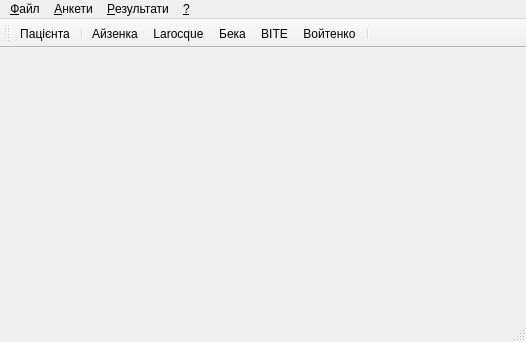
<?xml version="1.0" encoding="UTF-8"?>
<ui version="4.0">
 <class>MainWindow</class>
 <widget class="QMainWindow" name="MainWindow">
  <property name="geometry">
   <rect>
    <x>0</x>
    <y>0</y>
    <width>526</width>
    <height>342</height>
   </rect>
  </property>
  <property name="windowTitle">
   <string>Оцінка рівня здоров'я людини</string>
  </property>
  <property name="windowIcon">
   <iconset resource="DTest.qrc">
    <normaloff>:/images/app.ico</normaloff>:/images/app.ico</iconset>
  </property>
  <widget class="QWidget" name="centralWidget"/>
  <widget class="QMenuBar" name="menuBar">
   <property name="geometry">
    <rect>
     <x>0</x>
     <y>0</y>
     <width>526</width>
     <height>21</height>
    </rect>
   </property>
   <property name="nativeMenuBar">
    <bool>false</bool>
   </property>
   <widget class="QMenu" name="menu">
    <property name="title">
     <string>&amp;Анкети</string>
    </property>
    <addaction name="actionTest0"/>
    <addaction name="separator"/>
    <addaction name="actionTest1"/>
    <addaction name="actionTest2"/>
    <addaction name="actionTest3"/>
    <addaction name="actionTest4"/>
    <addaction name="actionTest5"/>
   </widget>
   <widget class="QMenu" name="menu_2">
    <property name="title">
     <string>&amp;Файл</string>
    </property>
    <addaction name="actionExit"/>
   </widget>
   <widget class="QMenu" name="menu_3">
    <property name="title">
     <string>&amp;Результати</string>
    </property>
    <addaction name="actionStudent"/>
    <addaction name="actionMediane"/>
    <addaction name="separator"/>
    <addaction name="actionTable"/>
    <addaction name="separator"/>
    <addaction name="actionXMLExport"/>
   </widget>
   <widget class="QMenu" name="menu_4">
    <property name="title">
     <string>&amp;?</string>
    </property>
    <addaction name="actionAbout"/>
   </widget>
   <addaction name="menu_2"/>
   <addaction name="menu"/>
   <addaction name="menu_3"/>
   <addaction name="menu_4"/>
  </widget>
  <widget class="QStatusBar" name="statusBar"/>
  <widget class="QToolBar" name="toolBar">
   <property name="windowTitle">
    <string>toolBar</string>
   </property>
   <attribute name="toolBarArea">
    <enum>TopToolBarArea</enum>
   </attribute>
   <attribute name="toolBarBreak">
    <bool>false</bool>
   </attribute>
   <addaction name="actionTest0"/>
   <addaction name="separator"/>
   <addaction name="actionTest1"/>
   <addaction name="actionTest2"/>
   <addaction name="actionTest3"/>
   <addaction name="actionTest4"/>
   <addaction name="actionTest5"/>
   <addaction name="separator"/>
  </widget>
  <action name="actionTest1">
   <property name="icon">
    <iconset resource="DTest.qrc">
     <normaloff>:/images/d2.png</normaloff>:/images/d2.png</iconset>
   </property>
   <property name="text">
    <string>&amp;Айзенка...</string>
   </property>
   <property name="toolTip">
    <string>Особистісний опитувальник Айзенка</string>
   </property>
   <property name="statusTip">
    <string>Особистісний опитувальник Айзенка</string>
   </property>
  </action>
  <action name="actionTest2">
   <property name="icon">
    <iconset resource="DTest.qrc">
     <normaloff>:/images/d3.png</normaloff>:/images/d3.png</iconset>
   </property>
   <property name="text">
    <string>&amp;Larocque...</string>
   </property>
   <property name="toolTip">
    <string>Опитувальник версії Larocque</string>
   </property>
   <property name="statusTip">
    <string>Опитувальник версії Larocque</string>
   </property>
  </action>
  <action name="actionTest3">
   <property name="icon">
    <iconset resource="DTest.qrc">
     <normaloff>:/images/d4.png</normaloff>:/images/d4.png</iconset>
   </property>
   <property name="text">
    <string>&amp;Бека...</string>
   </property>
   <property name="toolTip">
    <string>Шкала депрессии Бека</string>
   </property>
   <property name="statusTip">
    <string>Шкала депрессии Бека </string>
   </property>
  </action>
  <action name="actionExit">
   <property name="text">
    <string>В&amp;ихід</string>
   </property>
   <property name="toolTip">
    <string>Завершення роботи програми</string>
   </property>
   <property name="statusTip">
    <string>Завершення роботи програми</string>
   </property>
  </action>
  <action name="actionTest4">
   <property name="icon">
    <iconset resource="DTest.qrc">
     <normaloff>:/images/d5.png</normaloff>:/images/d5.png</iconset>
   </property>
   <property name="text">
    <string>&amp;ВІТЕ...</string>
   </property>
   <property name="toolTip">
    <string>Тест для выявления булимии</string>
   </property>
   <property name="statusTip">
    <string>Тест для выявления булимии</string>
   </property>
  </action>
  <action name="actionTest5">
   <property name="icon">
    <iconset resource="DTest.qrc">
     <normaloff>:/images/d7.png</normaloff>:/images/d7.png</iconset>
   </property>
   <property name="text">
    <string>В&amp;ойтенко...</string>
   </property>
   <property name="toolTip">
    <string>Методика оценки биологического возраста В.П. Войтенко</string>
   </property>
   <property name="statusTip">
    <string>Методика оценки биологического возраста В.П. Войтенко</string>
   </property>
  </action>
  <action name="actionGroup">
   <property name="text">
    <string>&amp;Таблиця...</string>
   </property>
   <property name="toolTip">
    <string>Список академічних груп, що беруть участь у тестуванні</string>
   </property>
   <property name="statusTip">
    <string>Список академічних груп, що беруть участь у тестуванні</string>
   </property>
  </action>
  <action name="actionAbout">
   <property name="text">
    <string>&amp;Про програму...</string>
   </property>
   <property name="toolTip">
    <string>Відомості про програму та її розробників</string>
   </property>
   <property name="statusTip">
    <string>Відомості про програму та її розробників</string>
   </property>
  </action>
  <action name="actionStudent">
   <property name="text">
    <string>Критерій &amp;Ст'юдента...</string>
   </property>
   <property name="toolTip">
    <string>Статистична обробка результатів із застосуванням критерія Ст'юдента</string>
   </property>
  </action>
  <action name="actionMediane">
   <property name="text">
    <string>Метод середніх &amp;величин...</string>
   </property>
   <property name="toolTip">
    <string>Статистична обробка результатів методом середніх величин</string>
   </property>
  </action>
  <action name="actionTable">
   <property name="text">
    <string>&amp;Таблиця</string>
   </property>
   <property name="toolTip">
    <string>Вивести результати тестування у вигляді таблиці</string>
   </property>
   <property name="statusTip">
    <string>Вивести результати тестування у вигляді таблиці</string>
   </property>
  </action>
  <action name="actionXMLExport">
   <property name="text">
    <string>&amp;Експорт...</string>
   </property>
   <property name="toolTip">
    <string>Експорт результатів в у формат XML</string>
   </property>
   <property name="statusTip">
    <string>Експорт результатів в у формат XML</string>
   </property>
  </action>
  <action name="actionTest0">
   <property name="icon">
    <iconset resource="DTest.qrc">
     <normaloff>:/images/d1.png</normaloff>:/images/d1.png</iconset>
   </property>
   <property name="text">
    <string>&amp;Пацієнта...</string>
   </property>
   <property name="toolTip">
    <string>Анкета пацієнта</string>
   </property>
   <property name="statusTip">
    <string>Анкета пацієнта</string>
   </property>
  </action>
 </widget>
 <layoutdefault spacing="6" margin="11"/>
 <resources>
  <include location="DTest.qrc"/>
 </resources>
 <connections>
  <connection>
   <sender>actionExit</sender>
   <signal>triggered()</signal>
   <receiver>MainWindow</receiver>
   <slot>close()</slot>
   <hints>
    <hint type="sourcelabel">
     <x>-1</x>
     <y>-1</y>
    </hint>
    <hint type="destinationlabel">
     <x>262</x>
     <y>170</y>
    </hint>
   </hints>
  </connection>
  <connection>
   <sender>actionTest1</sender>
   <signal>triggered()</signal>
   <receiver>MainWindow</receiver>
   <slot>slotTest1()</slot>
   <hints>
    <hint type="sourcelabel">
     <x>-1</x>
     <y>-1</y>
    </hint>
    <hint type="destinationlabel">
     <x>262</x>
     <y>170</y>
    </hint>
   </hints>
  </connection>
  <connection>
   <sender>actionTest2</sender>
   <signal>triggered()</signal>
   <receiver>MainWindow</receiver>
   <slot>slotTest2()</slot>
   <hints>
    <hint type="sourcelabel">
     <x>-1</x>
     <y>-1</y>
    </hint>
    <hint type="destinationlabel">
     <x>262</x>
     <y>170</y>
    </hint>
   </hints>
  </connection>
  <connection>
   <sender>actionTest3</sender>
   <signal>triggered()</signal>
   <receiver>MainWindow</receiver>
   <slot>slotTest3()</slot>
   <hints>
    <hint type="sourcelabel">
     <x>-1</x>
     <y>-1</y>
    </hint>
    <hint type="destinationlabel">
     <x>262</x>
     <y>170</y>
    </hint>
   </hints>
  </connection>
  <connection>
   <sender>actionTest4</sender>
   <signal>triggered()</signal>
   <receiver>MainWindow</receiver>
   <slot>slotTest4()</slot>
   <hints>
    <hint type="sourcelabel">
     <x>-1</x>
     <y>-1</y>
    </hint>
    <hint type="destinationlabel">
     <x>262</x>
     <y>170</y>
    </hint>
   </hints>
  </connection>
  <connection>
   <sender>actionTest5</sender>
   <signal>triggered()</signal>
   <receiver>MainWindow</receiver>
   <slot>slotTest5()</slot>
   <hints>
    <hint type="sourcelabel">
     <x>-1</x>
     <y>-1</y>
    </hint>
    <hint type="destinationlabel">
     <x>262</x>
     <y>170</y>
    </hint>
   </hints>
  </connection>
  <connection>
   <sender>actionStudent</sender>
   <signal>triggered()</signal>
   <receiver>MainWindow</receiver>
   <slot>slotStudent()</slot>
   <hints>
    <hint type="sourcelabel">
     <x>-1</x>
     <y>-1</y>
    </hint>
    <hint type="destinationlabel">
     <x>262</x>
     <y>170</y>
    </hint>
   </hints>
  </connection>
  <connection>
   <sender>actionTable</sender>
   <signal>triggered()</signal>
   <receiver>MainWindow</receiver>
   <slot>slotTable()</slot>
   <hints>
    <hint type="sourcelabel">
     <x>-1</x>
     <y>-1</y>
    </hint>
    <hint type="destinationlabel">
     <x>262</x>
     <y>170</y>
    </hint>
   </hints>
  </connection>
  <connection>
   <sender>actionXMLExport</sender>
   <signal>triggered()</signal>
   <receiver>MainWindow</receiver>
   <slot>slotExport()</slot>
   <hints>
    <hint type="sourcelabel">
     <x>-1</x>
     <y>-1</y>
    </hint>
    <hint type="destinationlabel">
     <x>262</x>
     <y>170</y>
    </hint>
   </hints>
  </connection>
  <connection>
   <sender>actionTest0</sender>
   <signal>triggered()</signal>
   <receiver>MainWindow</receiver>
   <slot>slotTest0()</slot>
   <hints>
    <hint type="sourcelabel">
     <x>-1</x>
     <y>-1</y>
    </hint>
    <hint type="destinationlabel">
     <x>262</x>
     <y>170</y>
    </hint>
   </hints>
  </connection>
 </connections>
 <slots>
  <slot>slotTest1()</slot>
  <slot>slotTest2()</slot>
  <slot>slotTest3()</slot>
  <slot>slotTest4()</slot>
  <slot>slotTest5()</slot>
  <slot>slotTest6()</slot>
  <slot>slotStudent()</slot>
  <slot>slotTable()</slot>
  <slot>slotExport()</slot>
  <slot>slotTest0()</slot>
 </slots>
</ui>
